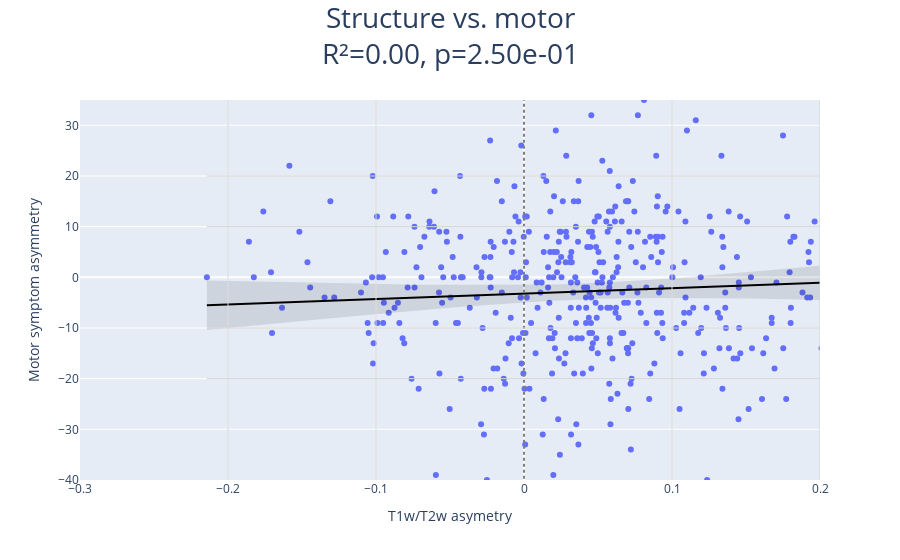

Source (notebook cell):
### Code cell
import numpy as np
import plotly.express as px
import plotly.graph_objects as go
import statsmodels.api as sm

# Calcul de la régression linéaire
x = putamen_asymetry.loc[df_romain_filtered.index].values
y = df_romain_filtered['asymetry'].values

mask = ~np.isnan(x) & ~np.isnan(y)
x_clean = x[mask]
y_clean = y[mask]

X = sm.add_constant(x_clean)
model = sm.OLS(y_clean, X).fit()
pred = model.get_prediction(X)
pred_summary = pred.summary_frame(alpha=0.05)

# R² et p-value
r2 = model.rsquared
pval = model.pvalues[1]

# Scatter plot sans légende, titre avec R² et p
fig = px.scatter(
    x=x_clean,
    y=y_clean,
    labels={'x': 'T1w/T2w asymetry', 'y': 'Motor symptom asymmetry'},
    title=f'Structure vs. motor<br>R²={r2:.2f}, p={pval:.2e}'
)
fig.update_layout(
    title={
        'text': f'Structure vs. motor<br>R²={r2:.2f}, p={pval:.2e}',
        'y':0.95,
        'x':0.5,
        'xanchor': 'center',
        'yanchor': 'top',
        'font': dict(size=28)
    }
)
fig.update_layout(showlegend=False)

# Ajouter les lignes pointillées x=0 et y=0
fig.add_shape(type="line", x0=0, x1=0, y0=y_clean.min(), y1=y_clean.max(),
              line=dict(color="gray", width=2, dash="dot"))
# Ajouter des lignes verticales x=0.1, x=-0.1, x=-0.2, x=0.2 et horizontales y=5, y=-5, y=10, y=-10 en gris clair, trait plein et fin
for x_val in [0.1, -0.1, -0.2, 0.2]:
    fig.add_shape(
        type="line",
        x0=x_val, x1=x_val,
        y0=y_clean.min(), y1=y_clean.max(),
        line=dict(color="lightgray", width=1, dash="solid")
    )
for y_val in [20, -20, 10, -10]:
    fig.add_shape(
        type="line",
        x0=x_clean.min(), x1=x_clean.max(),
        y0=y_val, y1=y_val,
        line=dict(color="lightgray", width=1, dash="solid")
    )

# Tracer la droite de régression et l'IC 95%
x_sorted_idx = np.argsort(x_clean)
fig.add_traces([
    go.Scatter(
        x=x_clean[x_sorted_idx],
        y=pred_summary['mean'][x_sorted_idx],
        mode='lines',
        name='Linear fit',
        line=dict(color='black', width=2),
        showlegend=False
    ),
    go.Scatter(
        x=np.concatenate([x_clean[x_sorted_idx], x_clean[x_sorted_idx][::-1]]),
        y=np.concatenate([pred_summary['mean_ci_upper'][x_sorted_idx], pred_summary['mean_ci_lower'][x_sorted_idx][::-1]]),
        fill='toself',
        fillcolor='rgba(0,0,0,0.1)',
        line=dict(color='black', width=0, dash='dash'),
        name='95% CI',
        showlegend=False
    )
])

fig.update_xaxes(range=[-0.3, 0.2])
fig.update_yaxes(range=[-40, 35])
fig.show()
fig.write_image("/NAS/deathrow/protocoles/predistim/screenshots/asymetry_structureVSmotor.png")

### Figure 1 — Plotly figure (JSON) as saved in the notebook; plotly's stock layout.template omitted (floating-point values rounded to 4 significant figures; data arrays with more than 128 entries replaced by an {"elided": "..."} marker saying what was removed)
{"data": [{"hovertemplate": "T1w/T2w asymetry=%{x}<br>Motor symptom asymmetry=%{y}<extra></extra>", "legendgroup": "", "marker": {"color": "#636efa", "symbol": "circle"}, "mode": "markers", "name": "", "orientation": "v", "showlegend": false, "type": "scatter", "x": {"elided": "438 float values"}, "xaxis": "x", "y": {"elided": "438 int values"}, "yaxis": "y"}, {"line": {"color": "black", "width": 2}, "mode": "lines", "name": "Linear fit", "showlegend": false, "type": "scatter", "x": {"elided": "438 float values"}, "y": {"elided": "438 float values"}}, {"fill": "toself", "fillcolor": "rgba(0,0,0,0.1)", "line": {"color": "black", "dash": "dash", "width": 0}, "name": "95% CI", "showlegend": false, "type": "scatter", "x": {"elided": "876 float values"}, "y": {"elided": "876 float values"}}], "layout": {"legend": {"tracegroupgap": 0}, "shapes": [{"line": {"color": "gray", "dash": "dot", "width": 2}, "type": "line", "x0": 0, "x1": 0, "y0": -67, "y1": 53}, {"line": {"color": "lightgray", "dash": "solid", "width": 1}, "type": "line", "x0": 0.1, "x1": 0.1, "y0": -67, "y1": 53}, {"line": {"color": "lightgray", "dash": "solid", "width": 1}, "type": "line", "x0": -0.1, "x1": -0.1, "y0": -67, "y1": 53}, {"line": {"color": "lightgray", "dash": "solid", "width": 1}, "type": "line", "x0": -0.2, "x1": -0.2, "y0": -67, "y1": 53}, {"line": {"color": "lightgray", "dash": "solid", "width": 1}, "type": "line", "x0": 0.2, "x1": 0.2, "y0": -67, "y1": 53}, {"line": {"color": "lightgray", "dash": "solid", "width": 1}, "type": "line", "x0": -0.2143, "x1": 0.3357, "y0": 20, "y1": 20}, {"line": {"color": "lightgray", "dash": "solid", "width": 1}, "type": "line", "x0": -0.2143, "x1": 0.3357, "y0": -20, "y1": -20}, {"line": {"color": "lightgray", "dash": "solid", "width": 1}, "type": "line", "x0": -0.2143, "x1": 0.3357, "y0": 10, "y1": 10}, {"line": {"color": "lightgray", "dash": "solid", "width": 1}, "type": "line", "x0": -0.2143, "x1": 0.3357, "y0": -10, "y1": -10}], "showlegend": false, "title": {"font": {"size": 28}, "text": "Structure vs. motor<br>R²=0.00, p=2.50e-01", "x": 0.5, "xanchor": "center", "y": 0.95, "yanchor": "top"}, "xaxis": {"anchor": "y", "domain": [0, 1], "range": [-0.3, 0.2], "title": {"text": "T1w/T2w asymetry"}}, "yaxis": {"anchor": "x", "domain": [0, 1], "range": [-40, 35], "title": {"text": "Motor symptom asymmetry"}}}}
